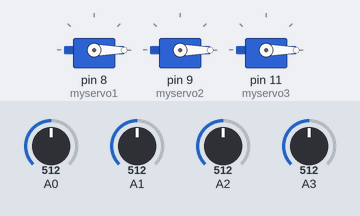
Recording of a sketch running on a simulated Arduino Uno, built with avr-gcc and run on an emulated ATmega328P. On the bench: 3 × servo. The test bench sets the inputs (shaded band); at power-on: A0 = 512, A1 = 512, A2 = 512, A3 = 512.

Above: at 1.2 s.
1.3 s: A0 set to 683
2.8 s: A0 set to 708
At 3.4 s:
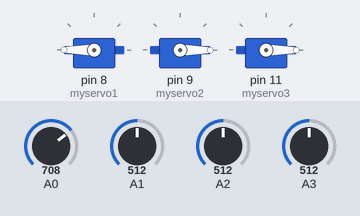
4.5 s: A1 set to 689
6.0 s: A1 set to 709
At 7.0 s:
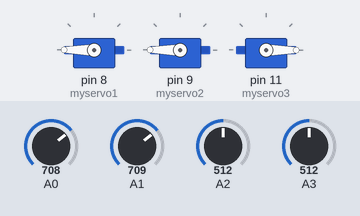
7.7 s: A2 set to 683
9.2 s: A2 set to 712
At 10.6 s:
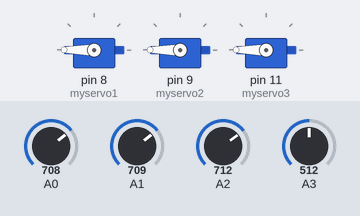
Timing chart, 0 to 11.9 s (numbered marks = the images above; inputs shaded):
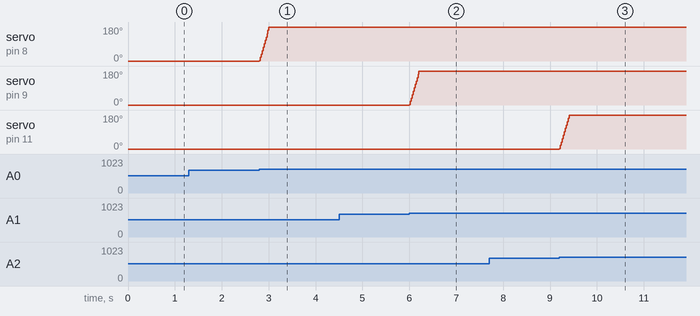

The sketch:

robarm3servo.ino
```cpp
#include<Servo.h>
Servo myservo1;
Servo myservo2;
Servo myservo3;
Servo myservo4;
int pos1=0;
int pos2=0;
int pos3=0;
int pos4=75;
void setup()
{
  myservo1.attach(8);
  myservo2.attach(9);
  myservo3.attach(10);
  myservo3.attach(11);
}
void loop()
{
  if(analogRead(A0)<300)
  {
    if(pos1>0)
      pos1--;
  }
  if(analogRead(A0)>700)
  {
    if(pos1<180)
      pos1++;
  }
  if(analogRead(A1)<300)
  {
    if(pos2>0)
      pos2--;
  }
  if(analogRead(A1)>700)
  {
    if(pos2<180)
      pos2++;
  }
  if(analogRead(A2)<300)
  {
    if(pos3>0)
      pos3--;
  }
  if(analogRead(A2)>700)
  {
    if(pos3<180)
      pos3++;
  }
  if(analogRead(A3)<300)
  {
    if(pos4>55)
      pos4--;
  }
  if(analogRead(A3)>700)
  {
    if(pos4<90)
      pos4++;
  }
  myservo1.write(pos1);
  myservo2.write(pos2);
  myservo3.write(pos3);
  myservo4.write(pos4);
}
```

Measured:
- the behaviour switches between 700 and 701 on A0 (found by bisection; images 0 and 1)
- the behaviour switches between 700 and 701 on A1 (found by bisection; images 1 and 2)
- the behaviour switches between 700 and 701 on A2 (found by bisection; images 2 and 3)
- after the input at 1.3 s, every drawn part: stays the same
- after the input at 2.8 s, servo on pin 8 (myservo1): moves from 0° to 180° over 0.20 s, starting at once
- after the input at 4.5 s, every drawn part: stays the same
- after the input at 6.0 s, servo on pin 9 (myservo2): moves from 0° to 180° over 0.20 s, starting at once
- after the input at 7.7 s, every drawn part: stays the same
- after the input at 9.2 s, servo on pin 11 (myservo3): moves from 0° to 180° over 0.20 s, starting at once
